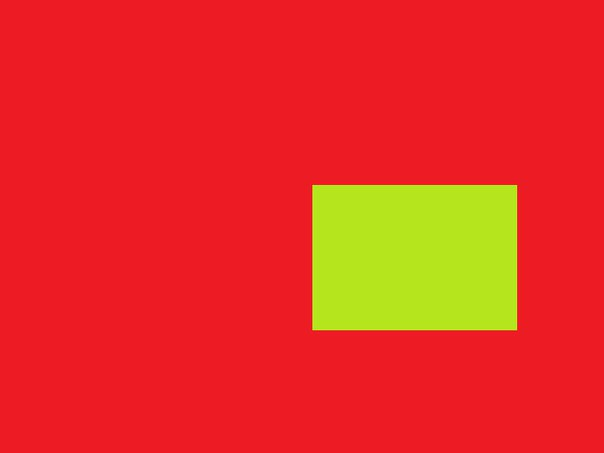
//> input picture kvadrat.jpeg, 604 x 453 px
$ ./Kod   (built with g++ and OpenCV 4)
//> lines starting //> are read from the running program, lines starting //| are printed output that depends on the picture
#include <cv.h>
#include <highgui.h>
#include <stdlib.h>
#include <stdio.h>
#include <iostream>
using namespace std;

IplImage* image = 0;
IplImage* src = 0;

int main(int argc, char* argv[])
{
        // имя картинки задаётся первым параметром
        char filename[] = "kvadrat.jpeg";
        // получаем картинку
        image = cvLoadImage(filename,1);
//> image is the input picture: 453 rows x 604 cols, CV_8UC3; mean B, G, R 35.2, 49, 230.9
        // клонируем картинку
        src = cvCloneImage(image);

        printf("[i] image: %s\n", filename);
        assert( src != 0 );

	int xt[image->width*image->height];
	int yt[image->width*image->height];
	int t = 0;

	// 3 канала
        //ptr[3*x];	// B - синий
        //ptr[3*x+1];	// G - зелёный
        //ptr[3*x+2];	// R - красный

	for( int y = 0; y < image->height; y++ )  		//строчки
	{
                uchar* ptr = (uchar*) (image->imageData + y * image->widthStep);
                for( int x = 6; x < image->width; x = x + 5 )	//столбцы
		{
			if(abs(ptr[3*x]-ptr[3*(x-1)]) > 30 || abs(ptr[3*x+1]-ptr[3*(x-1)+1]) > 40 || abs(ptr[3*x+2]-ptr[3*(x-1)+2]) > 40)
			{
				yt[t] = y;
				xt[t] = x;
				cout << yt[t] << " ";
				cout << xt[t] << "\n";
				t++;
			}
                }
        }
//> after the loop, t = 286

	int maxX = xt[0];
	int minX = xt[0];
	int maxY = yt[0];
	int minY = yt[0];
	int i;
	for (i = 0; i < t; i++)
	{
		if (maxX < xt[i]) maxX = xt[i];
		if (minX > xt[i]) minX = xt[i];
		if (maxX < xt[i]) maxY = yt[i];
		if (minY < xt[i]) minY = yt[i];
	}
//> after the loop, maxX = 516; minX = 311; minY = 328

	cvSetImageROI(image, cvRect(minX, maxY, abs(maxX - minX), abs(maxY - minY)));
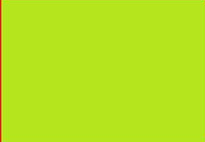
//> image: 142 rows x 205 cols, CV_8UC3; mean B, G, R 29.1, 227.7, 181.3
	IplImage *sub_img = cvCreateImage(cvGetSize(image), image->depth, image->nChannels);
	cvCopy(image, sub_img, NULL);

	cvSaveImage("test.png",sub_img);
	cvResetImageROI(image);

 	// окно для отображения картинки
        cvNamedWindow("original",CV_WINDOW_AUTOSIZE);

        // показываем картинку
        cvShowImage("original",image);

	// окно для отображения найденного прямоугольника
        cvNamedWindow("rect",CV_WINDOW_AUTOSIZE);

        // показываем найденный прямоугольник
        cvShowImage("rect",sub_img);

         // ждём нажатия клавиши
        cvWaitKey(0);

        // освобождаем ресурсы
        cvReleaseImage(& image);
        cvReleaseImage(&src);
	cvReleaseImage(&sub_img);
        // удаляем окно
        cvDestroyWindow("original");
	cvDestroyWindow("rect");
        return 0;
}
